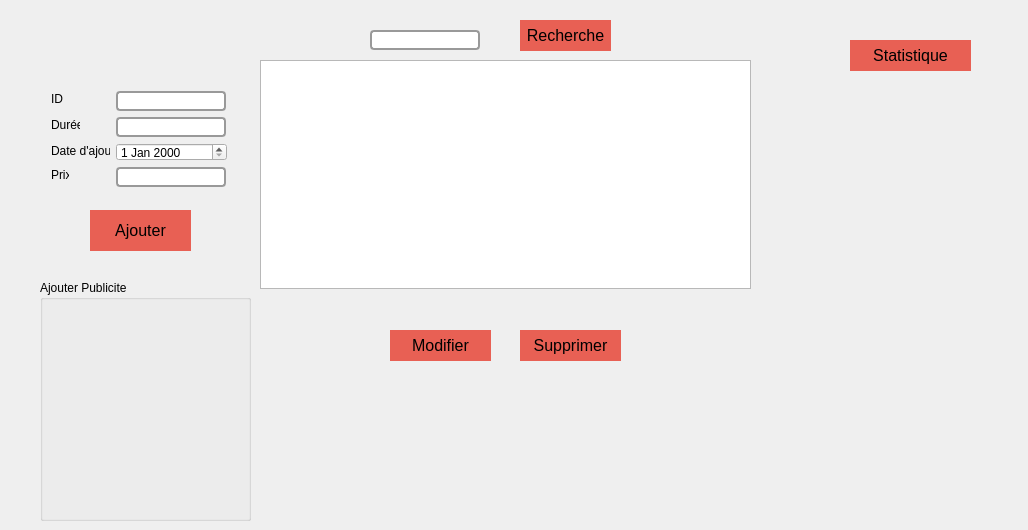
          <widget class="QWidget" name="tab">
           <attribute name="title">
            <string>Publicite</string>
           </attribute>
           <widget class="QGroupBox" name="groupBox_3">
            <property name="geometry">
             <rect>
              <x>40</x>
              <y>280</y>
              <width>211</width>
              <height>241</height>
             </rect>
            </property>
            <property name="title">
             <string>Ajouter Publicite</string>
            </property>
           </widget>
           <widget class="QCustomPlot" name="widget_2" native="true">
            <property name="geometry">
             <rect>
              <x>800</x>
              <y>80</y>
              <width>219</width>
              <height>269</height>
             </rect>
            </property>
           </widget>
           <widget class="QPushButton" name="StatPub">
            <property name="geometry">
             <rect>
              <x>850</x>
              <y>40</y>
              <width>121</width>
              <height>31</height>
             </rect>
            </property>
            <property name="styleSheet">
             <string notr="true">QPushButton {
 background-color:#e86054;  /* Green */ 
  border: none;
 /* color: gray; 
  padding: 15px 32px;*/
  text-align: center;
  font-size: 16px;
	border:9px;
}
QPushButton:hover{

background-color:#e0987b;
color:#7d2b20;
}
QPushButton:click{

background-color:#FCDBCE;
}</string>
            </property>
            <property name="text">
             <string>Statistique</string>
            </property>
           </widget>
           <widget class="QTableView" name="tableViewPub">
            <property name="geometry">
             <rect>
              <x>260</x>
              <y>60</y>
              <width>491</width>
              <height>229</height>
             </rect>
            </property>
           </widget>
           <widget class="QPushButton" name="AjouterPub">
            <property name="geometry">
             <rect>
              <x>90</x>
              <y>210</y>
              <width>101</width>
              <height>41</height>
             </rect>
            </property>
            <property name="styleSheet">
             <string notr="true">QPushButton {
 background-color:#e86054;  /* Green */ 
  border: none;
 /* color: gray; 
  padding: 15px 32px;*/
  text-align: center;
  font-size: 16px;
	border:9px;
}
QPushButton:hover{

background-color:#e0987b;
color:#7d2b20;
}
QPushButton:click{

background-color:#FCDBCE;
}</string>
            </property>
            <property name="text">
             <string>Ajouter</string>
            </property>
           </widget>
           <widget class="QLabel" name="label">
            <property name="geometry">
             <rect>
              <x>51</x>
              <y>91</y>
              <width>16</width>
              <height>16</height>
             </rect>
            </property>
            <property name="text">
             <string>ID</string>
            </property>
           </widget>
           <widget class="QLineEdit" name="DureePub">
            <property name="geometry">
             <rect>
              <x>116</x>
              <y>117</y>
              <width>110</width>
              <height>20</height>
             </rect>
            </property>
            <property name="styleSheet">
             <string notr="true">QLineEdit
{
color:#000;
border:2px solid  #999999; 
  border-radius: 4px;

}</string>
            </property>
           </widget>
           <widget class="QLineEdit" name="IdPub">
            <property name="geometry">
             <rect>
              <x>116</x>
              <y>91</y>
              <width>110</width>
              <height>20</height>
             </rect>
            </property>
            <property name="styleSheet">
             <string notr="true">QLineEdit
{
color:#000;
border:2px solid  #999999; 
  border-radius: 4px;

}</string>
            </property>
           </widget>
           <widget class="QLabel" name="label_4">
            <property name="geometry">
             <rect>
              <x>51</x>
              <y>143</y>
              <width>59</width>
              <height>16</height>
             </rect>
            </property>
            <property name="text">
             <string>Date d'ajout</string>
            </property>
           </widget>
           <widget class="QLabel" name="label_2">
            <property name="geometry">
             <rect>
              <x>51</x>
              <y>167</y>
              <width>18</width>
              <height>16</height>
             </rect>
            </property>
            <property name="text">
             <string>Prix</string>
            </property>
           </widget>
           <widget class="QLabel" name="label_3">
            <property name="geometry">
             <rect>
              <x>51</x>
              <y>117</y>
              <width>29</width>
              <height>16</height>
             </rect>
            </property>
            <property name="text">
             <string>Durée</string>
            </property>
           </widget>
           <widget class="QLineEdit" name="PrixPub">
            <property name="geometry">
             <rect>
              <x>116</x>
              <y>167</y>
              <width>110</width>
              <height>20</height>
             </rect>
            </property>
            <property name="styleSheet">
             <string notr="true">QLineEdit
{
color:#000;
border:2px solid  #999999; 
  border-radius: 4px;

}</string>
            </property>
           </widget>
           <widget class="QDateEdit" name="DatePub">
            <property name="geometry">
             <rect>
              <x>116</x>
              <y>143</y>
              <width>111</width>
              <height>18</height>
             </rect>
            </property>
           </widget>
           <widget class="QPushButton" name="ModifierPub">
            <property name="geometry">
             <rect>
              <x>390</x>
              <y>330</y>
              <width>101</width>
              <height>31</height>
             </rect>
            </property>
            <property name="styleSheet">
             <string notr="true">QPushButton {
 background-color:#e86054;  /* Green */ 
  border: none;
 /* color: gray; 
  padding: 15px 32px;*/
  text-align: center;
  font-size: 16px;
	border:9px;
}
QPushButton:hover{

background-color:#e0987b;
color:#7d2b20;
}
QPushButton:click{

background-color:#FCDBCE;
}</string>
            </property>
            <property name="text">
             <string>Modifier</string>
            </property>
            <property name="checkable">
             <bool>true</bool>
            </property>
           </widget>
           <widget class="QPushButton" name="SupprimerPub">
            <property name="geometry">
             <rect>
              <x>520</x>
              <y>330</y>
              <width>101</width>
              <height>31</height>
             </rect>
            </property>
            <property name="styleSheet">
             <string notr="true">QPushButton {
 background-color:#e86054;  /* Green */ 
  border: none;
 /* color: gray; 
  padding: 15px 32px;*/
  text-align: center;
  font-size: 16px;
	border:9px;
}
QPushButton:hover{

background-color:#e0987b;
color:#7d2b20;
}
QPushButton:click{

background-color:#FCDBCE;
}</string>
            </property>
            <property name="text">
             <string>Supprimer</string>
            </property>
            <property name="checkable">
             <bool>false</bool>
            </property>
           </widget>
           <widget class="QLineEdit" name="RecherchePub_2">
            <property name="geometry">
             <rect>
              <x>370</x>
              <y>30</y>
              <width>110</width>
              <height>20</height>
             </rect>
            </property>
            <property name="styleSheet">
             <string notr="true">QLineEdit
{
color:#000;
border:2px solid  #999999; 
  border-radius: 4px;

}</string>
            </property>
           </widget>
           <widget class="QPushButton" name="RecherchePub">
            <property name="geometry">
             <rect>
              <x>520</x>
              <y>20</y>
              <width>91</width>
              <height>31</height>
             </rect>
            </property>
            <property name="styleSheet">
             <string notr="true">QPushButton {
 background-color:#e86054;  /* Green */ 
  border: none;
 /* color: gray; 
  padding: 15px 32px;*/
  text-align: center;
  font-size: 16px;
	border:9px;
}
QPushButton:hover{

background-color:#e0987b;
color:#7d2b20;
}
QPushButton:click{

background-color:#FCDBCE;
}</string>
            </property>
            <property name="text">
             <string>Recherche</string>
            </property>
           </widget>
           <zorder>label</zorder>
           <zorder>DureePub</zorder>
           <zorder>IdPub</zorder>
           <zorder>label_4</zorder>
           <zorder>label_2</zorder>
           <zorder>label_3</zorder>
           <zorder>PrixPub</zorder>
           <zorder>DatePub</zorder>
           <zorder>ModifierPub</zorder>
           <zorder>SupprimerPub</zorder>
           <zorder>RecherchePub_2</zorder>
           <zorder>RecherchePub</zorder>
           <zorder>groupBox_3</zorder>
           <zorder>widget_2</zorder>
           <zorder>StatPub</zorder>
           <zorder>tableViewPub</zorder>
           <zorder>AjouterPub</zorder>
          </widget>
